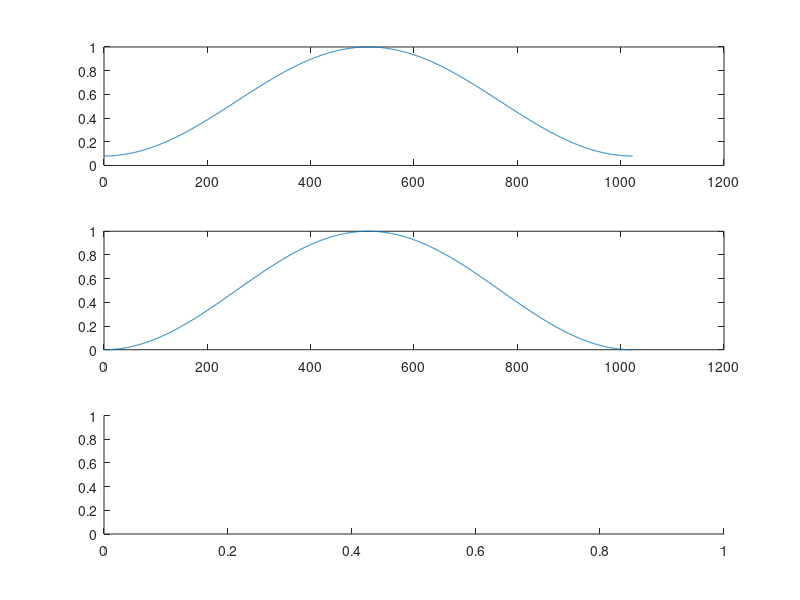

The MATLAB source for this figure: (Note: this script raises an error after producing the figure.)
t=0:1023;
hmm=hamming(1024);
subplot(3,1,1);
plot(t,hmm);
subplot(3,1,2);
hnn=hann(1024);
plot(t,hnn);
subplot(3,1,3);
Rect = triangle(1024);
plot(t,Rect);
